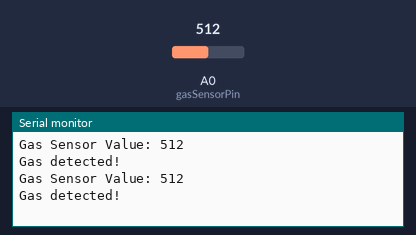
Bench run of a sketch on a simulated Arduino Uno, built with avr-gcc and run on an emulated ATmega328P. Parts: the last lines printed to the serial monitor. The test bench sets the inputs (shaded band); at power-on: A0 (gasSensorPin) = 512.

Above: at 1.8 s.
1.9 s: A0 (gasSensorPin) set to 716
At 2.7 s:
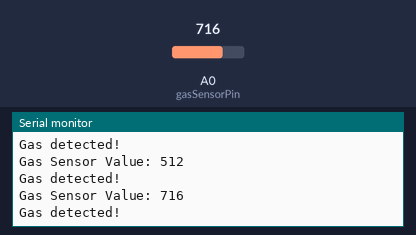
3.4 s: A0 (gasSensorPin) set to 900
At 4.8 s:
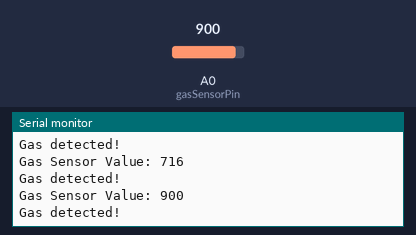
Timing chart, 0 to 6.4 s (numbered marks = the images above; inputs shaded):
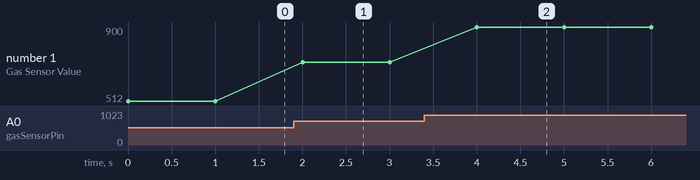

Measured:
- after the input at 1.9 s, the serial monitor: prints a new line after 0.10 s (image 1)
- after the input at 3.4 s, the serial monitor: prints a new line after 0.60 s (image 2)
- plotted number 1: 512 → 716 after the input at 1.9 s, 716 → 900 after the input at 3.4 s

The sketch:

sensor_d_g_s.ino
```cpp
int gasSensorPin = A0;
int gasThreshold = 300;

void setup() {
  Serial.begin(9600);
  pinMode(gasSensorPin, INPUT);
}

void loop()
{
  int gasValue = analogRead(gasSensorPin);
  Serial.print("Gas Sensor Value: ");
  Serial.println(gasValue);

  if (gasValue > gasThreshold)
  {
    Serial.println("Gas detected!");
  }

  delay(1000);
}
```
